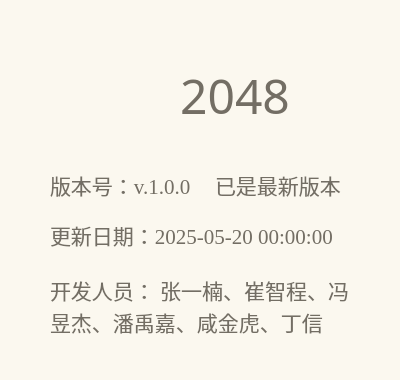
<?xml version="1.0" encoding="UTF-8"?>
<ui version="4.0">
 <class>version</class>
 <widget class="QWidget" name="version">
  <property name="geometry">
   <rect>
    <x>0</x>
    <y>0</y>
    <width>400</width>
    <height>380</height>
   </rect>
  </property>
  <property name="minimumSize">
   <size>
    <width>400</width>
    <height>380</height>
   </size>
  </property>
  <property name="maximumSize">
   <size>
    <width>400</width>
    <height>380</height>
   </size>
  </property>
  <property name="palette">
   <palette>
    <active>
     <colorrole role="Button">
      <brush brushstyle="SolidPattern">
       <color alpha="255">
        <red>251</red>
        <green>248</green>
        <blue>239</blue>
       </color>
      </brush>
     </colorrole>
     <colorrole role="Base">
      <brush brushstyle="SolidPattern">
       <color alpha="255">
        <red>251</red>
        <green>248</green>
        <blue>239</blue>
       </color>
      </brush>
     </colorrole>
     <colorrole role="Window">
      <brush brushstyle="SolidPattern">
       <color alpha="255">
        <red>251</red>
        <green>248</green>
        <blue>239</blue>
       </color>
      </brush>
     </colorrole>
    </active>
    <inactive>
     <colorrole role="Button">
      <brush brushstyle="SolidPattern">
       <color alpha="255">
        <red>251</red>
        <green>248</green>
        <blue>239</blue>
       </color>
      </brush>
     </colorrole>
     <colorrole role="Base">
      <brush brushstyle="SolidPattern">
       <color alpha="255">
        <red>251</red>
        <green>248</green>
        <blue>239</blue>
       </color>
      </brush>
     </colorrole>
     <colorrole role="Window">
      <brush brushstyle="SolidPattern">
       <color alpha="255">
        <red>251</red>
        <green>248</green>
        <blue>239</blue>
       </color>
      </brush>
     </colorrole>
    </inactive>
    <disabled>
     <colorrole role="Button">
      <brush brushstyle="SolidPattern">
       <color alpha="255">
        <red>251</red>
        <green>248</green>
        <blue>239</blue>
       </color>
      </brush>
     </colorrole>
     <colorrole role="Base">
      <brush brushstyle="SolidPattern">
       <color alpha="255">
        <red>251</red>
        <green>248</green>
        <blue>239</blue>
       </color>
      </brush>
     </colorrole>
     <colorrole role="Window">
      <brush brushstyle="SolidPattern">
       <color alpha="255">
        <red>251</red>
        <green>248</green>
        <blue>239</blue>
       </color>
      </brush>
     </colorrole>
    </disabled>
   </palette>
  </property>
  <property name="windowTitle">
   <string>2048</string>
  </property>
  <property name="autoFillBackground">
   <bool>false</bool>
  </property>
  <property name="styleSheet">
   <string notr="true">background-color: rgb(251, 248, 239);</string>
  </property>
  <widget class="QLabel" name="lblTitle">
   <property name="geometry">
    <rect>
     <x>160</x>
     <y>70</y>
     <width>150</width>
     <height>50</height>
    </rect>
   </property>
   <property name="font">
    <font>
     <family>Algerian</family>
     <pointsize>36</pointsize>
    </font>
   </property>
   <property name="layoutDirection">
    <enum>Qt::LeftToRight</enum>
   </property>
   <property name="styleSheet">
    <string notr="true">color: rgb(115, 110, 100);</string>
   </property>
   <property name="text">
    <string>2048</string>
   </property>
   <property name="alignment">
    <set>Qt::AlignCenter</set>
   </property>
  </widget>
  <widget class="QLabel" name="lblIcon">
   <property name="geometry">
    <rect>
     <x>50</x>
     <y>45</y>
     <width>100</width>
     <height>100</height>
    </rect>
   </property>
   <property name="styleSheet">
    <string notr="true">border-image: url(:/images/images/icon.jpeg);
border-radius: 5px;</string>
   </property>
   <property name="text">
    <string/>
   </property>
  </widget>
  <widget class="QLabel" name="lblVersion">
   <property name="geometry">
    <rect>
     <x>50</x>
     <y>165</y>
     <width>300</width>
     <height>40</height>
    </rect>
   </property>
   <property name="font">
    <font>
     <family>Times New Roman</family>
     <pointsize>16</pointsize>
    </font>
   </property>
   <property name="focusPolicy">
    <enum>Qt::NoFocus</enum>
   </property>
   <property name="styleSheet">
    <string notr="true">color: rgb(115, 110, 100);
background-color: rgb(251, 248, 239);</string>
   </property>
   <property name="text">
    <string>版本号：v.1.0.0</string>
   </property>
   <property name="alignment">
    <set>Qt::AlignLeading|Qt::AlignLeft|Qt::AlignVCenter</set>
   </property>
  </widget>
  <widget class="QLabel" name="lblTime">
   <property name="geometry">
    <rect>
     <x>50</x>
     <y>215</y>
     <width>300</width>
     <height>40</height>
    </rect>
   </property>
   <property name="font">
    <font>
     <family>Times New Roman</family>
     <pointsize>16</pointsize>
    </font>
   </property>
   <property name="focusPolicy">
    <enum>Qt::NoFocus</enum>
   </property>
   <property name="styleSheet">
    <string notr="true">color: rgb(115, 110, 100);
background-color: rgb(251, 248, 239);</string>
   </property>
   <property name="text">
    <string>更新日期：2025-05-20 00:00:00</string>
   </property>
   <property name="alignment">
    <set>Qt::AlignLeading|Qt::AlignLeft|Qt::AlignVCenter</set>
   </property>
  </widget>
  <widget class="QLabel" name="lblPeople">
   <property name="geometry">
    <rect>
     <x>50</x>
     <y>265</y>
     <width>300</width>
     <height>81</height>
    </rect>
   </property>
   <property name="font">
    <font>
     <family>Times New Roman</family>
     <pointsize>16</pointsize>
    </font>
   </property>
   <property name="focusPolicy">
    <enum>Qt::NoFocus</enum>
   </property>
   <property name="styleSheet">
    <string notr="true">color: rgb(115, 110, 100);
background-color: rgb(251, 248, 239);</string>
   </property>
   <property name="text">
    <string>开发人员： 张一楠、崔智程、冯
昱杰、潘禹嘉、咸金虎、丁信</string>
   </property>
   <property name="alignment">
    <set>Qt::AlignLeading|Qt::AlignLeft|Qt::AlignVCenter</set>
   </property>
  </widget>
  <widget class="QLabel" name="lblLatest">
   <property name="geometry">
    <rect>
     <x>215</x>
     <y>165</y>
     <width>130</width>
     <height>40</height>
    </rect>
   </property>
   <property name="font">
    <font>
     <family>Times New Roman</family>
     <pointsize>16</pointsize>
    </font>
   </property>
   <property name="focusPolicy">
    <enum>Qt::NoFocus</enum>
   </property>
   <property name="styleSheet">
    <string notr="true">color: rgb(115, 110, 100);
background-color: rgba(251, 248, 239, 0);</string>
   </property>
   <property name="text">
    <string>已是最新版本</string>
   </property>
   <property name="alignment">
    <set>Qt::AlignLeading|Qt::AlignLeft|Qt::AlignVCenter</set>
   </property>
  </widget>
 </widget>
 <resources/>
 <connections/>
</ui>
